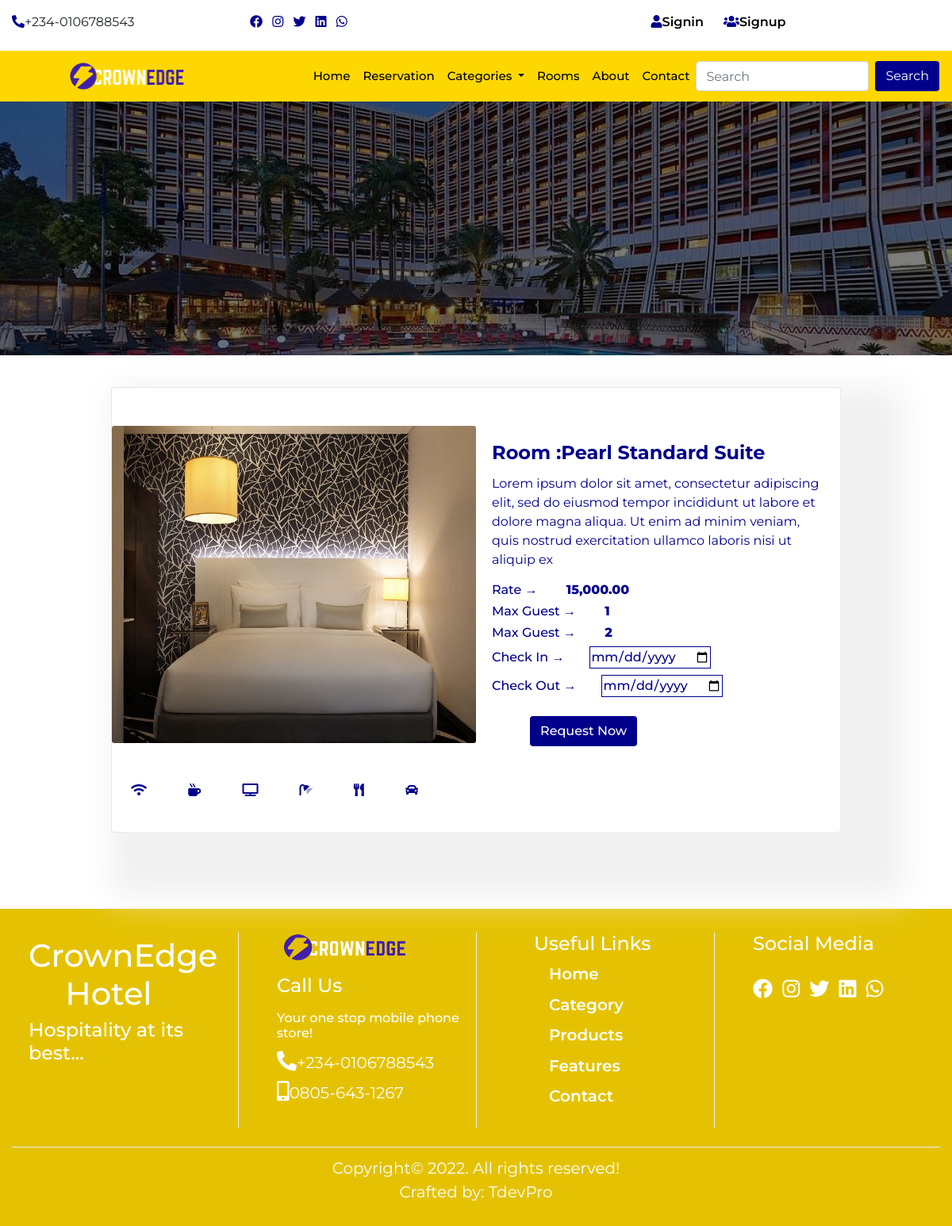
Page /details/2/pearl-standard-suite on the committed database.
### home/models.py (models this page shows, shortened)
class CompanyProfile(models.Model):
    name = models.CharField(max_length=50)
    keyword = models.CharField(max_length=150)
    description = models.CharField(max_length=150)
    logo = models.ImageField(upload_to='logo', blank=True, null=True)
    favicon = models.ImageField(upload_to='logo', blank=True, null=True, default='/favicon-96x96.png')
    carousel = models.ImageField(upload_to='carousel', blank=True, null=True)
    carousel2 = models.ImageField(upload_to='carousel', blank=True, null=True)
    carousel3 = models.ImageField(upload_to='carousel', blank=True, null=True)
    carousel4 = models.ImageField(upload_to='carousel', blank=True, null=True)
    banner = models.ImageField(upload_to='banner', blank=True, null=True)
    mobile = models.CharField(max_length=20)
    mobile2 = models.CharField(max_length=20)
    address = models.CharField(max_length=100)
    email = models.EmailField()
    website = models.URLField()
    about = models.TextField()
    about2 = models.TextField()
    copyright_year = models.CharField(max_length=4)
    class Meta:
        db_table = 'companyprofile'
        managed = True
        verbose_name = 'CompanyProfile'
        verbose_name_plural = 'CompanyProfile'

### room/models.py (models this page shows, shortened)
class Room(models.Model):
    category = models.ForeignKey(Category,on_delete= models.CASCADE)
    tag = models.CharField(max_length=50)
    room_no = models.IntegerField()
    slug = models.SlugField(unique=True)
    room_img = models.ImageField(upload_to='room', blank=True, null=True)
    description = models.TextField()
    rate = models.IntegerField()
    amenity = models.CharField(max_length=100)
    standard_suite = models.BooleanField(default=False)
    luxury_suite = models.BooleanField(default=False)
    deluxe_suite = models.BooleanField(default=False)
    royal_suite = models.BooleanField(default=False)
    min_guest = models.IntegerField()
    max_guest = models.IntegerField()
    available = models.BooleanField(default=True)
    created_at = models.DateTimeField(auto_now_add=True)
    updated_at = models.DateTimeField(auto_now=True)
    class Meta:
        db_table = 'room'
        managed = True
        verbose_name = 'Room'
        verbose_name_plural = 'Room'

### home/views.py (the view)
# urls.py: path('details/<str:id>/<slug:slug>', views.details, name='details'),
def details(request, id, slug):
    detail = Room.objects.get(pk = id)
    context = {
        'detail':detail,
    }
    return render(request, 'details.html', context)

### home/context_processor.py (called while the page is built)
def dropdown(request):
    categories = Category.objects.all()
    context = {
        'categories':categories
    }
    return context

def company(request):
    cprofile = CompanyProfile.objects.get(pk=1)
    context = {
        'cprofile':cprofile
    }
    return context

def cartcount(request):
    count = Booking.objects.filter(user__username = request.user.username, paid=False)
    itemcount = 0
    for item in count:
        itemcount += item.no_days
    context = {
        'itemcount':itemcount
    }
    return context

### home/templatetags/simple_tags.py (called while the page is built)
@register.simple_tag()
def intralink(main, link):
    return reverse(main) + '#' + link

### home/templates/details.html (shortened to what this page needs)
{% extends "base.html" %}
{% load humanize %}
{% block header %} {% include 'header.html' %} {% endblock header %}
{% block banner %} {% include 'banner.html' %} {% endblock banner %}
{% block content %}
<div class="container mt-4 mb-5">
    <div class="row justify-content-center">
        <div class="col-10  h-100 mt-3">
            <div class="card mb-3 w-100 h-100">
                <div class="row no-gutters pt-5  detail-box">
                    <div class="col-md-6 detimg">
                        <img src="{{detail.room_img.url}}" class="card-img w-100">
                    </div>
                    <div class="col-md-6">
                        <div class="card-body detail">
                            <h4 class="card-title">Room :{{detail.tag|title}}</h4>
                            <p class="card-text">{{detail.description}}</p>
                            <h6>Rate &RightArrow; <span> {{detail.rate|floatformat:2|intcomma}}</span></h6>
                            <h6>Max Guest &RightArrow; <span> {{detail.min_guest}}</span></h6>
                            <h6>Max Guest &RightArrow; <span> {{detail.max_guest}}</span></h6>
                            <form method="POST" action="{% url 'booking' %}" onsubmit="return validate()">
                                <label for="">Check In &RightArrow;<input  type="date" name="checkin" id="checkin" required></label>
                                <label for="">Check Out &RightArrow;<input type="date" name="checkout" id="checkout" required></label>
                                {% if detail.available %}
                                    <button type="submit" class="btn ml-5 mt-3 float-center detail-btn" id="bookbtn">Request Now</button>
                                {% else %}
                                    <p class="book">Currently booked</p>
                                {% endif %}
                            </form>
                        </div>
                    </div>
                    <div class="features">
                      <ul class="list-inline">
                          <li class="list-inline-item m-4"><i class="fas fa-wifi"></i></li>
                          <li class="list-inline-item m-4"><i class="fas fa-mug-hot"></i></li>
                          <li class="list-inline-item m-4"><i class="fas fa-tv"></i></li>
                          <li class="list-inline-item m-4"><i class="fas fa-shower"></i></li>
                          <li class="list-inline-item m-4"><i class="fas fa-utensils"></i></li>
                          <li class="list-inline-item m-4"><i class="fas fa-car"></i></li>
                      </ul>
                    </div>
                </div>
            </div>
        </div>
    </div>
  </div>
{% endblock content %}
{% block footer %} {% include 'footer.html' %} {% endblock footer %}

### home/templates/header.html (shortened to what this page needs)
{% load simple_tags %}
<div class="container-fluid">
    <div class="row">
      <div class="col-12 col-sm-6 col-md-2 col-lg-3 mt-3 mb-2 hide">
        <ul class="list-inline">
          <li class="list-inline-item"><a href=""><i class="fas fa-phone-alt"></i></a><span>+234-0106788543</span></li>
        </ul>
      </div>
      <div class="col-12 col-sm-6 col-md-2 col-lg-3 mt-3 mb-2 hide">
        <ul class="list-inline">
          <li class="list-inline-item"><a href=""><i class="fab fa-facebook"></i></a></li>
          <li class="list-inline-item"><a href=""><i class="fab fa-instagram"></i></a></li>
          <li class="list-inline-item"><a href=""><i class="fab fa-twitter"></i></a></li>
          <li class="list-inline-item"><a href=""><i class="fab fa-linkedin"></i></a></li>
          <li class="list-inline-item"><a href=""><i class="fab fa-whatsapp"></i></a></li>
        </ul>
      </div>
      <div class="col-12 col-sm-12 col-md-8 col-lg-6 mt-3 mb-2 auth">
        <ul class="">
          {% if user.is_authenticated %}
            <li class=""><a href="{% url 'profile' %}" class="welcome">welcome,
              <span>
                {% if user.first_name %}
                  {{request.user.first_name}}
                {% else %}
                  {{request.user.username}}
                {% endif %}
              </span></i></a></li>
            <li><a href="{% url 'profile' %" class="welimg"><img src="{{profile.pix.url}}"></a></li>
            <li><a href="{% url 'profile' %}" class="user-btn"><span>profile</span></a></li>
            <li><a href="{% url 'signout' %}" class="user-btn"><span>signout</span></a></li>
            <li>
              <a href="{% url 'booked' %}" class="user-btn">
                {% if itemcount > 0 %}
                  <span class="badge badge-pill badge-info">
                    <i class="fas fa-bed"></i>
                    <span class="badge badge-pill badge-warning">{{itemcount}}</span>
                  </span>
                {% else %}
                  <i class="fas fa-bed"></i>
                {% endif %}
              </a>
            </li>
          {% else %}
            <li class=""><a href="{% url 'signin' %}" class="user-btn"><i class="fas fa-user"></i><span>signin</span></a></li>
            <li class=""><a href="{% url 'signup' %}" class="user-btn"><i class="fas fa-users"></i><span>signup</span></a></li>
          {% endif %}
        </ul>
      </div>
    </div>
  </div>
      <nav class="navbar navbar-expand-lg navbar-light sticky-top">
        <a class="navbar-brand" href="{% url 'home' %}"><img src="{{cprofile.logo.url}}" alt=""></a>
        <div class="collapse navbar-collapse" id="navbarSupportedContent">
          <ul class="navbar-nav ml-auto">
            <li class="nav-item active">
              <a class="nav-link" href="{% url 'home' %}">home <span class="sr-only">(current)</span></a>
            </li>
            <li class="nav-item">
              <a class="nav-link" href="{% url 'booked' %}">reservation</a>
            </li>
            <li class="nav-item dropdown">
              <a class="nav-link dropdown-toggle" href="#" id="navbarDropdown" role="button" data-toggle="dropdown" aria-haspopup="true" aria-expanded="false">
                categories
              </a>
            </li>
            <li class="nav-item">
              <a class="nav-link" href="{% url 'rooms' %}">rooms</a>
            </li>
            <li class="nav-item">
              <a class="nav-link" href="{% intralink 'home' 'aboutus' %}">about</a>
            </li>
            <li class="nav-item">
              <a class="nav-link" href="{% intralink 'home' 'contact' %}">contact</a>
            </li>
          </ul>
          <form class="form-inline my-2 my-lg-0" action="{% url 'search' %}" method="POST">
            <input class="form-control mr-sm-2" name="search" type="search" placeholder="Search" aria-label="Search">
            <button class="btn form-btn" type="submit">Search</button>
          </form>
        </div>
      </nav>

### home/templates/footer.html
<div class="footer">
    <div class="container-fluid footer2">
      <div class="row justify-content-center">
        <div class="col-12 col-sm-6 col-md-4 col-lg-3 foota-box">
          <h1>CrownEdge <span>Hotel</span></h1>
          <h4>Hospitality at its best...</h4>
        </div>
        <div class="col-12 col-sm-6 col-md-4 col-lg-3 foota-box2">
          <img src="{{cprofile.logo.url}}" alt="">
          <h4 class="mt-3 mb-3">Call Us</h4>
          <h6>Your one stop mobile phone store!</h6>
          <ul class="list-unstyled">
            <li><a href=""><i class="fas fa-phone-alt"></i></a><span>+234-0106788543</span></li>
            <li><a href=""><i class="fas fa-mobile-alt"></i></a><span>0805-643-1267</span></li>
          </ul>
        </div>
        <div class="col-12 col-sm-6 col-md-4 col-lg-3 foota-box3">
          <h4>Useful Links</h4>
          <ul class="list-unstyled">
            <li><a href="">Home</a></li>
            <li><a href="">Category</a></li>
            <li><a href="">Products</a></li>
            <li><a href="">Features</a></li>
            <li><a href="">Contact</a></li>
          </ul>
        </div>
        <div class="col-12 col-sm-6 col-md-12 col-lg-3 foota-box4">
          <h4 class="mb-4">Social Media</h4>
          <ul class="list-inline">
            <li class="list-inline-item"><a href=""><i class="fab fa-facebook"></i></a></li>
            <li class="list-inline-item"><a href=""><i class="fab fa-instagram"></i></a></li>
            <li class="list-inline-item"><a href=""><i class="fab fa-twitter"></i></a></li>
            <li class="list-inline-item"><a href=""><i class="fab fa-linkedin"></i></a></li>
            <li class="list-inline-item"><a href=""><i class="fab fa-whatsapp"></i></a></li>
          </ul>
        </div>
      </div>
      <div class="footer3">
        <p> Copyright&copy; 2022. All rights reserved! <br><a href="#" style="text-decoration: none;color:white"> Crafted by: TdevPro</a></p>
      </div>
    </div>
  </div>

### home/static/css/style.css (style rules this page uses)
* { margin: 0px; padding: 0px; box-sizing: border-box; }
body { font-family: 'Montserrat', sans-serif; }
html { scroll-behavior: smooth; }
.hide a { color: darkblue; }
.user-btn { color: darkblue; font-weight: 400; padding-left: 1rem; padding-right: .3rem; }
.user-btn span { color: black; font-weight: 600; text-transform: capitalize; }
.auth { display: flex; justify-content: space-around; }
.auth li { display: inline; }
h1 { color: gold; }
.navbar { background: gold; }
#navbarSupportedContent a { color: black; text-transform: capitalize; font-size: 15px; font-weight: 500; }
.navbar img { width: 50%; margin-left: 20%; }
.navbar-nav { margin-left: 50%; }
.form-btn { color:white; background: darkblue; }
.container-fluid h1 { text-align: center; margin-top: 2%; }
.detail-box { box-shadow: 40px 40px 40px 40px #f0f0f0; }
.detail { color: darkblue; }
.detimg img { height: 50vh; }
.detail h4 { font-weight: 700; }
.detail h6 { font-weight: 500; }
.detail label { font-weight: 500; }
.detail h6 span { color: darkblue; font-weight: 800; margin-left: 2rem; }
.detail form input { color: darkblue; font-weight: 500; margin-left: 2rem; border: 1px solid darkblue; outline: none; }
.detail-btn { background: darkblue; color: white; font-weight: 500; cursor: pointer; }
.features .fas { color: darkblue; }
.footer { background: rgb(228, 194, 3); }
.footer h1 { color: white; margin-right: 19%; }
.footer h4 { color: white; }
.footer h6 { color: white; }
.foota-box { padding-left: 3%; }
.foota-box2 img { width: 170px; height: 15%; }
.foota-box2 .list-unstyled li a { color: white; font-size: 25px; }
.foota-box2 .list-unstyled li span { color: white; font-size: 20px; }
.foota-box3 li { padding-bottom: 4%; padding-left: 9%; font-weight: 600; }
.foota-box3 a { color: white; font-size: 20px; }
.foota-box4 a { color: white; font-size: 25px; }
.foota-box4 li { transition: transform .5sec; }
.foota-box, .foota-box2, .foota-box3, .foota-box4 { margin: 2.5% 0 2%; }
.foota-box2, .foota-box3, .foota-box4 { border-left: .1px solid #f0f0f0; padding-left: 4%; cursor: pointer; }
.foota-box3 { padding-left: 6%; }
.footer3 { text-align: center; color: white; font-size: 20px; padding: 1% 0; border-top: .5px solid #f0f0f0; }

### rows in the picture
CompanyProfile: logo (picture)
Room: room_img (picture), tag "Pearl Standard Suite", description "Lorem ipsum dolor sit amet, consectetur adipiscing elit, sed do eiusmod tempor incididunt ut labore et dolore magna aliqua. Ut enim ad minim veniam, quis nostrud exercitation ullamco laboris nisi ut aliquip ex", rate "15,000.00", min_guest "1", max_guest "2"
